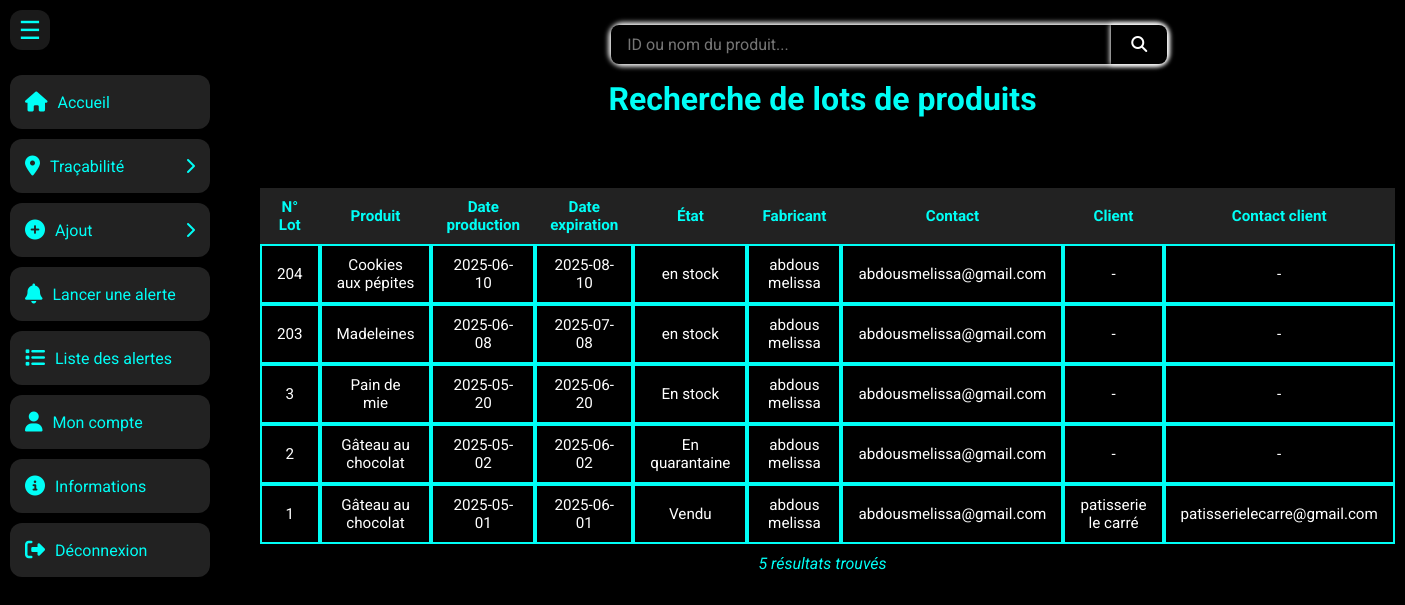
/fabricant/afflotprod.php, run on the app's committed database.
### tables this page shows
CREATE TABLE `lotproduitfini` (
  `NumLotProd` int(11) NOT NULL,
  `DateProduction` date DEFAULT NULL,
  `DateExpiration` date DEFAULT NULL,
  `QteInitiale` int(11) DEFAULT NULL,
  `QteRestante` int(11) DEFAULT NULL,
  `Etat` varchar(50) DEFAULT NULL,
  `NumOpProd` int(11) DEFAULT NULL,
  `IdProd` int(11) DEFAULT NULL
);

CREATE TABLE `produitfini` (
  `IdProd` int(11) NOT NULL,
  `nomProd` varchar(100) DEFAULT NULL,
  `description` text DEFAULT NULL,
  `prix` decimal(10,2) DEFAULT NULL
);

CREATE TABLE `users` (
  `IdUser` int(11) NOT NULL,
  `NomComplet` varchar(100) DEFAULT NULL,
  `Email` varchar(100) DEFAULT NULL,
  `NumTel` varchar(20) DEFAULT NULL,
  `MotDePasse` varchar(255) NOT NULL,
  `Adresse` varchar(255) DEFAULT NULL,
  `role` enum('fournisseur','fabricant','client','controleur','logisticien') NOT NULL,
  `created_at` timestamp NOT NULL DEFAULT current_timestamp()
);

### src/fabricant/afflotprod.php (the view, shortened to what this page needs)
<!DOCTYPE html>
<html lang="fr">
<head>
  <link rel="stylesheet" href="https://cdnjs.cloudflare.com/ajax/libs/font-awesome/6.4.0/css/all.min.css">
  <link rel="stylesheet" href="style.css">
</head>
<body>
<div class="sidebar" id="sidebar">
        <button id="toggleSidebar" onclick="toggleSidebar()">☰</button>
        <nav class="nav">
            <a href="homepage.php">
                <span class="icon"><i class="fas fa-home"></i></span>
                <span class="label">Accueil</span>
            </a>
            <div class="dropdown">
                <a class="dropdown-toggle">
                    <div style="display: flex; align-items: center;">
                        <span class="icon"><i class="fas fa-map-marker-alt"></i></span>
                        <span class="label">Traçabilité</span>
                    </div>
                    <span class="arrow"><i class="fas fa-chevron-right"></i></span>
                </a>
            </div>
            <div class="dropdown">
                <a class="dropdown-toggle">
                    <div style="display: flex; align-items: center;">
                        <span class="icon"><i class="fas fa-plus-circle"></i></span>
                        <span class="label">Ajout</span>
                    </div>
                    <span class="arrow"><i class="fas fa-chevron-right"></i></span>
                </a>
            </div>
            <a href="lanceralerte.php">
                <span class="icon"><i class="fas fa-bell"></i></span>
                <span class="label">Lancer une alerte</span>
            </a>
            <a href="listealertes.php">
                <span class="icon"><i class="fas fa-list"></i></span>
                <span class="label">Liste des alertes</span>
            </a>
            <a href="compte.php">
                <span class="icon"><i class="fas fa-user"></i></span>
                <span class="label">Mon compte</span>
            </a>
            <a href="informations.php">
                <span class="icon"><i class="fas fa-info-circle"></i></span>
                <span class="label">Informations</span>
            </a>
            <a href="logout.php">
                <span class="icon"><i class="fas fa-sign-out-alt"></i></span>
                <span class="label">Déconnexion</span>
            </a>
        </nav>
    </div>
  <main>
  <div class="search-bar">
    <form method="get" action="<?php echo htmlspecialchars($_SERVER['PHP_SELF']); ?>">
      <input type="text" name="query" id="queryInput" placeholder="ID ou nom du produit..." value="<?php echo isset($_GET['query']) ? htmlspecialchars($_GET['query']) : ''; ?>" required>
      <button type="submit" class="search-icon-bottun"><i class="fas fa-search"></i></button>
    </form>
  </div>
    <h1>Recherche de lots de produits</h1>
    <?php
    $host = "localhost";
    $user = "root";
    $pass = "";
    $db = "trace";
    try {
      $pdo = new PDO("mysql:host=$host;dbname=$db;charset=utf8mb4", $user, $pass);
      $pdo->setAttribute(PDO::ATTR_ERRMODE, PDO::ERRMODE_EXCEPTION);
      $pdo->setAttribute(PDO::ATTR_DEFAULT_FETCH_MODE, PDO::FETCH_ASSOC);
      $query = isset($_GET['query']) ? trim($_GET['query']) : '';
      $sql = "
        SELECT
          lp.NumLotProd AS IDLotProduit,
          pf.nomProd AS nomProduit,
          DATE_FORMAT(lp.DateProduction, '%Y-%m-%d') AS DateProduction,
          DATE_FORMAT(lp.DateExpiration, '%Y-%m-%d') AS DateExpiration,
          lp.Etat,
          fab.NomComplet AS NomFabricant,
          fab.Email AS ContactFabricant,
          cli.NomComplet AS NomClient,
          cli.Email AS ContactClient
        FROM LotProduitFini lp
        JOIN ProduitFini pf ON pf.IdProd = lp.IdProd
        JOIN OperationProduction op ON op.NumOpProd = lp.NumOpProd
        JOIN Users fab ON fab.Iduser = op.IdResFab AND fab.role = 'fabricant'
        LEFT JOIN BonLivraison bl ON bl.NumBonLiv = lp.NumLotProd
        LEFT JOIN Users cli ON cli.Iduser = bl.IdClient AND cli.role = 'client'
      ";
      $params = [];
      $sql .= " ORDER BY lp.DateProduction DESC";
      $stmt = $pdo->prepare($sql);
      $stmt->execute($params);
      $results = $stmt->fetchAll();
      if ($results) {
        echo '<table class="content-table">
                <thead>
                  <tr>
                    <th>N° Lot</th>
                    <th>Produit</th>
                    <th>Date production</th>
                    <th>Date expiration</th>
                    <th>État</th>
                    <th>Fabricant</th>
                    <th>Contact</th>
                    <th>Client</th>
                    <th>Contact client</th>
                  </tr>
                </thead>
                <tbody>';
        foreach ($results as $row) {
          echo "<tr>";
          echo "<td>{$row['IDLotProduit']}</td>";
          echo "<td>{$row['nomProduit']}</td>";
          echo "<td>{$row['DateProduction']}</td>";
          echo "<td>{$row['DateExpiration']}</td>";
          echo "<td>{$row['Etat']}</td>";
          echo "<td>{$row['NomFabricant']}</td>";
          echo "<td>{$row['ContactFabricant']}</td>";
          echo "<td>".($row['NomClient'] ?: '-')."</td>";
          echo "<td>".($row['ContactClient'] ?: '-')."</td>";
          echo "</tr>";
        }
        echo '</tbody></table>';
        echo '<div class="results-count">'.count($results).' résultats trouvés</div>';
      } else {
        if (!empty($query)) {
          echo '<div class="no-results">Aucun résultat pour "'.htmlspecialchars($query).'"</div>';
        } else {
          echo '<div class="no-results">Aucune donnée disponible</div>';
        }
      }
    } catch (PDOException $e) {
      echo '<div class="no-results">Erreur de connexion: '.htmlspecialchars($e->getMessage()).'</div>';
    }
    ?>
  </main>
</body>
</html>

### src/fabricant/style.css (style rules this page uses)
* { margin: 0; padding: 0; box-sizing: border-box; font-family: 'Roboto', sans-serif; }
body { background-color: #000000; color: #ffffff; transition: margin-left 0.3s; }
.sidebar { width: 220px; height: 100vh; background-color: #000000; position: fixed; top: 0; left: 0; transition: width 0.3s ease; z-index: 1000; overflow-y: auto; padding-top: 60px; box-shadow: 2px 0 10px rgba(0, 0, 0, 0.5); }
.nav { display: flex; flex-direction: column; padding: 10px; }
.nav a { color: #00fef6; background-color: #222222; display: flex; align-items: center; padding: 15px; margin: 5px 0; border-radius: 12px; text-decoration: none; transition: all 0.3s ease; }
.nav a .icon { font-size: 20px; margin-right: 10px; }
.nav a .label { white-space: nowrap; }
#toggleSidebar { position: fixed; top: 10px; left: 10px; width: 40px; height: 40px; font-size: 25px; color: #00fef6; background: rgba(255, 255, 255, 0.1); backdrop-filter: blur(3px); border-radius: 12px; border: none; z-index: 1001; cursor: pointer; display: flex; align-items: center; justify-content: center; }
main { margin-left: 240px; padding: 20px; transition: margin-left 0.3s ease; }
.dropdown-toggle { justify-content: space-between; cursor: pointer; }
.arrow { transition: transform 0.3s; }
.search-bar { position: fixed; background: rgba(255, 255, 255, 0.1); backdrop-filter: blur(2px); padding: 0px; margin-left: 25%; margin-top: 5px; border-radius: 12px; z-index: 2; }
.search-bar form { box-shadow: 0px 0px 5px 2.5px #ffffff; display: flex; justify-content: center; align-items: center; max-width: 600px; margin: auto; border-radius: 12px; }
.search-bar input[type="text"] { flex: 1; width: 500px; padding: 10px 16px; font-size: 16px; border: none; background-color: #000000; color: #ffffff; border-radius: 8px 0 0 8px; }
.search-bar button { padding: 10px 20px; box-shadow: 0px 0px 5px 1px #ffffff; font-size: 16px; border: none; background-color: #000000; color: #ffffff; border-radius: 0 8px 8px 0; transition: 500ms ease; }
.content-table { font-size: 0.95em; min-width: 1000px; border-collapse: separate; border-spacing: 0; margin-top: 70px; }
.content-table thead tr { background-color: #222222; color: #00fef6; }
.content-table th, .content-table td { padding: 10px 15px; text-align: center; }
.content-table tbody td { border: solid 2px #00fef6; color: #ffffff; }
h1 { padding-top: 60px; color: #00fef6; text-align: center; }
.results-count { text-align: center; margin-top: 10px; color: #00fef6; font-style: italic; }

### data on the page
lotproduitfini: NumLotProd "204", IdProd.nomProd "Cookies aux pépites", DateProduction "2025-06-10", DateExpiration "2025-08-10", Etat "en stock", users.NomComplet "abdous melissa", users.Email "abdousmelissa@gmail.com", NomClient "-", ContactClient "-"
lotproduitfini: NumLotProd "203", IdProd.nomProd "Madeleines", DateProduction "2025-06-08", DateExpiration "2025-07-08", Etat "en stock", users.NomComplet "abdous melissa", users.Email "abdousmelissa@gmail.com", NomClient "-", ContactClient "-"
lotproduitfini: NumLotProd "3", IdProd.nomProd "Pain de mie", DateProduction "2025-05-20", DateExpiration "2025-06-20", Etat "En stock", users.NomComplet "abdous melissa", users.Email "abdousmelissa@gmail.com", NomClient "-", ContactClient "-"
lotproduitfini: NumLotProd "2", IdProd.nomProd "Gâteau au chocolat", DateProduction "2025-05-02", DateExpiration "2025-06-02", Etat "En quarantaine", users.NomComplet "abdous melissa", users.Email "abdousmelissa@gmail.com", NomClient "-", ContactClient "-"
lotproduitfini: NumLotProd "1", IdProd.nomProd "Gâteau au chocolat", DateProduction "2025-05-01", DateExpiration "2025-06-01", Etat "Vendu", users.NomComplet "abdous melissa", users.Email "abdousmelissa@gmail.com", users.NomComplet "patisserie le carré", users.Email "patisserielecarre@gmail.com"

### other printed values
count($results) "5"
